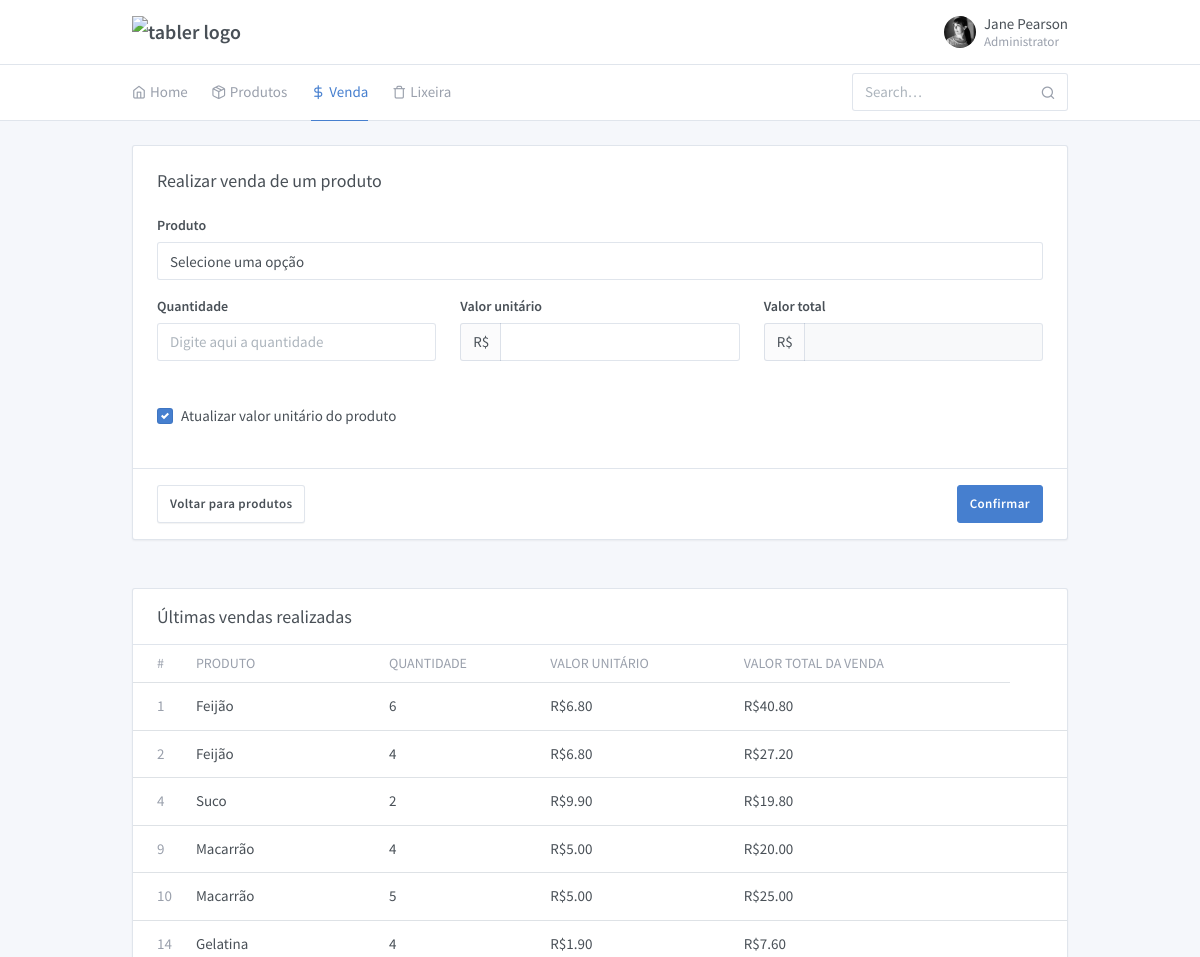
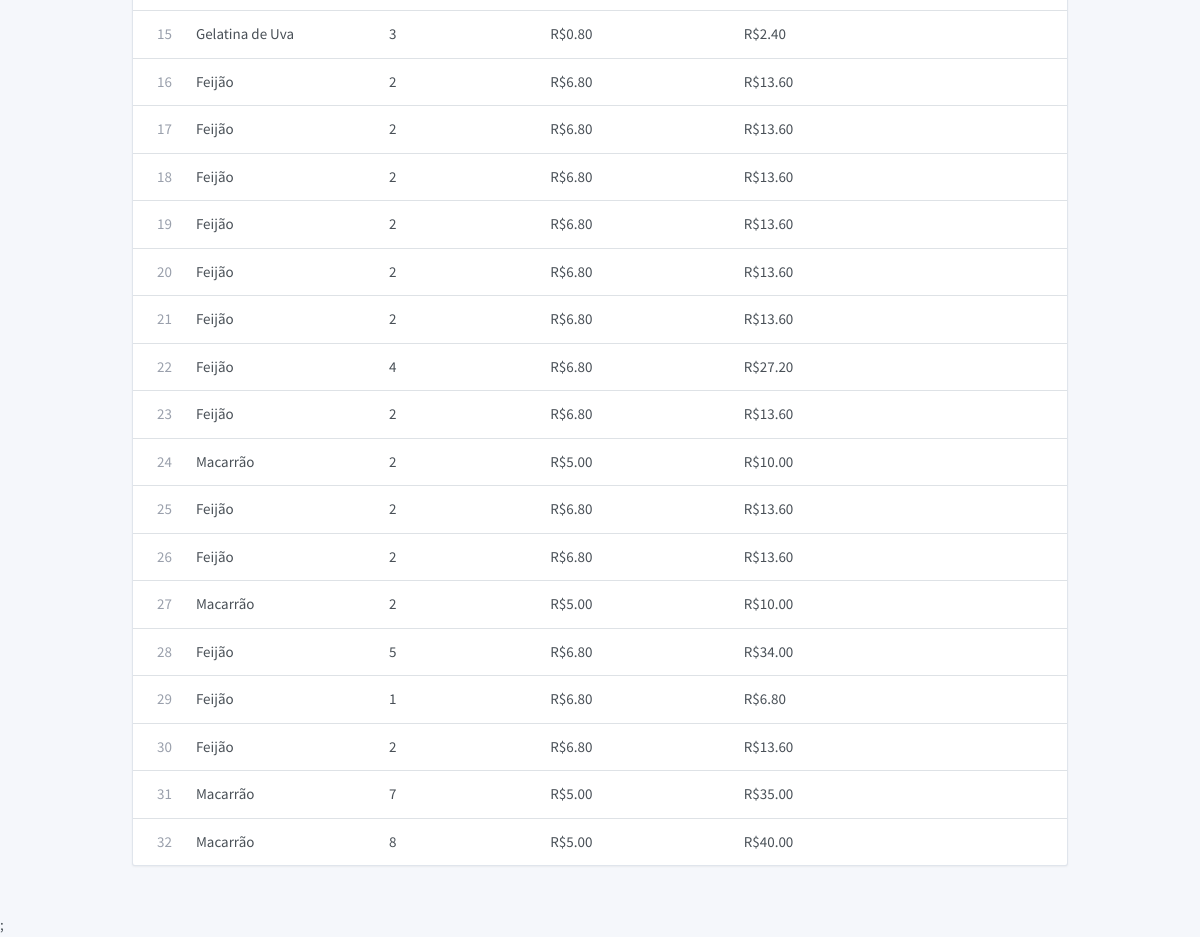
Screenshot of /projeto/form-venda.php with the database file from the repository (2 pictures, top to bottom).
### tables this page shows
CREATE TABLE `venda` (
  `ven_id` int(11) NOT NULL,
  `pro_id` int(11) NOT NULL,
  `ven_qtd` int(11) NOT NULL,
  `ven_data` timestamp NOT NULL DEFAULT current_timestamp()
);

CREATE TABLE `produto` (
  `pro_id` int(11) NOT NULL,
  `pro_desc` varchar(150) NOT NULL,
  `pro_vlrunt` decimal(10,2) NOT NULL,
  `pro_qtdestoque` int(11) NOT NULL,
  `pro_codbarras` varchar(13) NOT NULL,
  `pro_ativo` varchar(1) NOT NULL
);

### projeto/venda/Venda.php (called while the page is built, shortened)
<?php
require_once '../Conexao.php';
class Venda
{
    private $id;
    private $produto_descricao;
    private $total;
    private $quantidade;
    private $valor_unitario;
    function __construct($id = null, $produto_id = null, $quantidade = null, $valor_unitario = null)
    {
        $this->id = $this->setId($id);
        $this->quantidade = $this->setQuantidade($quantidade);
        $this->valor_unitario = $this->setValorUnitario($valor_unitario);
    }
    public function getId()
    {
        return $this->id;
    }
    private function setId($id)
    {
        $this->id = $id;
    }
    public function getDescricaoProduto()
    {
        return $this->produto_descricao;
    }
    private function setDescricaoProduto($produto_descricao)
    {
        $this->produto_descricao = $produto_descricao;
    }
    public function getValorTotal()
    {
        return $this->total;
    }
    private function setValorTotal($total)
    {
        $this->total = $total;
    }
    public function getQuantidade()
    {
        return $this->quantidade;
    }
    private function setQuantidade($quantidade)
    {
        $this->quantidade = $quantidade;
    }
    public function getValorUnitario()
    {
        return $this->valor_unitario;
    }
    private function setValorUnitario($valor_unitario)
    {
        $this->valor_unitario = $valor_unitario;
    }
    public function listAll()
    {
        $conn = new Conexao();
        $conn->setConexao();
        $conn->query("SELECT
                    v.ven_id,
                    p.pro_id,
                    p.pro_desc,
                    v.ven_qtd,
                    p.pro_vlrunt,
                    (v.ven_qtd * p.pro_vlrunt) as total
        FROM venda v
        left join produto p on
            p.pro_id = v.pro_id
        group by v.ven_id");
        $retorno = [];
        if ($conn->getQuery()) {
            foreach ($conn->getArrayResults() as $linha) {
                $venda = new Venda();
                $venda->setId($linha['ven_id']);
                $venda->setProdutoId($linha['pro_id']);
                $venda->setDescricaoProduto($linha['pro_desc']);
                $venda->setValorUnitario($linha['pro_vlrunt']);
                $venda->setQuantidade($linha['ven_qtd']);
                $venda->setValorTotal($linha['total']);
                $retorno[] = $venda;
            }
        }
        return $retorno;
    }
}

### Conexao.php (called while the page is built, shortened)
<?php
class Conexao {
  private $nome;
  private $host;
  private $usuario;
  private $senha;
  private $conexao;
  private $query;
  function __construct($sNome = 'avaliacao', $sHost = 'localhost', $sUsuario = 'root', $sSenha = '') {
    $this->nome    = $sNome;
    $this->host    = $sHost;
    $this->usuario = $sUsuario;
    $this->senha   = $sSenha;
  }
  public function setConexao() {
    if(!empty($this->host) && !empty($this->usuario)) {
      if (@$this->conexao = mysqli_connect($this->host, $this->usuario, $this->senha)) {
        mysqli_select_db($this->conexao, $this->nome);
        mysqli_query($this->conexao, 'SET character_set_connection=utf8');
        mysqli_query($this->conexao, 'SET character_set_client=utf8');
        mysqli_query($this->conexao, 'SET character_set_results=utf8');
        $nOffset = -10800;
        $this->timeZone = sprintf('Etc/GMT+%s', ($nOffset / 3600 * -1));
      } else {
        echo 'Nosso banco de dados não está respondendo à solicitação de acesso, já estamos verificando. Por favor aguarde!';
      }
    } else {
      echo 'not working';
    }
  }
  public function query($sSql, $bReturn = false) {
    if($rQry = mysqli_query($this->conexao, $sSql)) {
      if($bReturn) {
        return $rQry;
      } else {
        $this->query = $rQry;
      }
    }
  }
  public function getQuery() {
    return $this->query;
  }
  public function getArrayResults() {
    $aReturn = [];
    while ($aDados = mysqli_fetch_array($this->query, MYSQLI_ASSOC)) {
      $aReturn[] = $aDados;
    }
    return $aReturn;
  }
}

### projeto/form-venda.php (the view, shortened to what this page needs)
<?php
require_once '../projeto/venda/Venda.php';
$termobusca = isset($_GET['termobusca']) ? $_GET['termobusca']: null;
$venda = new Venda();
$vendas = is_null($termobusca)? $venda->listAll() : $venda->listAllBySearchTerm($termobusca);
?>
<!doctype html>
<html lang="en" dir="ltr">
<head>
  <link rel="stylesheet" href="https://maxcdn.bootstrapcdn.com/font-awesome/4.7.0/css/font-awesome.min.css">
  <link href="./assets/css/dashboard.css" rel="stylesheet" />
  <link href="./assets/plugins/charts-c3/plugin.css" rel="stylesheet" />
  <link href="./assets/plugins/maps-google/plugin.css" rel="stylesheet" />
</head>
<body class="">
  <div class="page">
    <div class="page-main">
      <div class="header py-4">
        <div class="container">
          <div class="d-flex">
            <a class="header-brand" href="./index.php">
              <img src="./demo/brand/tabler.svg" class="header-brand-img" alt="tabler logo">
            </a>
            <div class="d-flex order-lg-2 ml-auto">
              <div>
                <a href="#" class="nav-link pr-0 leading-none" data-toggle="dropdown">
                  <span class="avatar" style="background-image: url(./demo/faces/female/25.jpg)"></span>
                  <span class="ml-2 d-none d-lg-block">
                    <span class="text-default">Jane Pearson</span>
                    <small class="text-muted d-block mt-1">Administrator</small>
                  </span>
                </a>
              </div>
            </div>
          </div>
        </div>
      </div>
      <div class="header collapse d-lg-flex p-0" id="headerMenuCollapse">
        <div class="container">
          <div class="row align-items-center">
            <div class="col-lg-3 ml-auto">
              <form class="input-icon my-3 my-lg-0">
                <input type="search" class="form-control header-search" placeholder="Search&hellip;" tabindex="1" onblur="aplicaFiltroBusca()" id="campo_busca">
                <div class="input-icon-addon">
                </div>
              </form>
            </div>
            <div class="col-lg order-lg-first">
              <ul class="nav nav-tabs border-0 flex-column flex-lg-row">
                <li class="nav-item">
                  <a href="./index.php" class="nav-link"><i class="fe fe-home"></i> Home</a>
                </li>
                <li class="nav-item">
                  <a href="./produtos.php" class="nav-link"><i class="fe fe-package"></i> Produtos</a>
                </li>
                <li class="nav-item">
                  <a href="./form-produto.php" class="nav-link active"><i class="fe fe-dollar-sign"></i> Venda</a>
                </li>
                <li class="nav-item">
                  <a href="./produtos-excluidos.php" class="nav-link"><i class="fe fe-trash"></i> Lixeira</a>
                </li>
              </ul>
            </div>
          </div>
        </div>
      </div>
      <div class="my-3 my-md-5">
        <div class="container">
          <div class="row">
            <div class="col-lg-12">
              <form class="card" method="post" action="venda\insere.php">
                <div class="card-body">
                  <h3 class="card-title">Realizar venda de um produto</h3>
                  <div class="row">
                    <div class="col-md-12">
                      <div class="form-group">
                        <label class="form-label">Produto</label>
                        <select class="form-control custom-select" name="produto" id="produto" required>
                          <option disabled selected value> Selecione uma opção </option>
                        </select>
                      </div>
                    </div>
                    <div class="col-sm-6 col-md-4">
                      <div class="form-group">
                        <label class="form-label">Quantidade</label>
                        <input type="number" id="quantidade" name="quantidade" min=1 class="form-control qtd" placeholder="Digite aqui a quantidade" required>
                      </div>
                    </div>
                    <div class="col-sm-6 col-md-4">
                      <div class="form-group">
                        <label class="form-label">Valor unitário</label>
                        <div class="input-group">
                          <span class="input-group-prepend">
                            <span class="input-group-text">R$</span>
                          </span>
                          <input type="number" id="vlrunt" name="vlrunt" min=0.01 step=0.01 id="vlrunt" class="form-control text-right qtd" aria-label="Valor" value="" required>
                        </div>
                      </div>
                    </div>
                    <div class="col-sm-6 col-md-4">
                      <div class="form-group">
                        <label class="form-label">Valor total</label>
                        <div class="input-group">
                          <span class="input-group-prepend">
                            <span class="input-group-text">R$</span>
                          </span>
                          <input type="text" id="valortotal" name="valortotal" class="form-control text-right" aria-label="Valor" disabled="disabled" title="Este campo não pode ser alterado">
                        </div>
                      </div>
                    </div>
                    <div class="col-sm-6 col-md-12">
                      <div class="form-group">
                        <div class="form-label">&nbsp;</div>
                        <div class="custom-controls-stacked">
                          <label class="custom-control custom-checkbox">
                            <span class="custom-control-label">Atualizar valor unitário do produto</span>
                          </label>
                        </div>
                      </div>
                    </div>
                  </div>
                </div>
                <div class="card-footer text-left" style="display: flex; justify-content: space-between">
                  <div>
                    <a href="./produtos.php" class="btn btn-secondary">Voltar para produtos</a>
                  </div>
                  <div>
                    <button type="submit" class="btn btn-primary">Confirmar</button>
                  </div>
                </div>
              </form>
            </div>
          </div>
        </div>
      </div>
      <div class="my-3 my-md-5">
        <div class="container">
          <div class="row row-cards row-deck">
            <div class="col-12">
              <div class="card">
                <div class="card-header">
                  <h3 class="card-title">Últimas vendas realizadas</h3>
                </div>
                <div class="table-responsive">
                  <table class="table card-table table-vcenter text-nowrap">
                    <thead>
                      <tr>
                        <th class="w-1">#</th>
                        <th>Produto</th>
                        <th>Quantidade</th>
                        <th>Valor unitário</th>
                        <th>Valor total da venda</th>
                      </tr>
                    </thead>
                    <tbody>
                      <?php
                      foreach ($vendas as $venda) {
                        echo '<td><span class="text-muted">' . $venda->getId() . '</span></td>
                              <td>
                                ' . $venda->getDescricaoProduto() . '
                              </td>
                              <td>
                                ' . $venda->getQuantidade() . '
                              </td>
                              <td>
                                R$' . $venda->getValorUnitario() . '
                              </td>
                              <td>
                                R$' . $venda->getValorTotal() . '
                              </td>
                              <td>
                              </td>
                            </tr>';
                      }
                      ?>
                    </tbody>
                  </table>
                </div>
              </div>
            </div>
          </div>
        </div>
      </div>
    </div>
  </div>
</body>
?>;
</html>

### rows the page displays
venda: ven_id "1", pro.pro_desc "Feijão", ven_qtd "6", pro.pro_vlrunt "6.80", ValorTotal "40.80"
venda: ven_id "2", pro.pro_desc "Feijão", ven_qtd "4", pro.pro_vlrunt "6.80", ValorTotal "27.20"
venda: ven_id "4", pro.pro_desc "Suco", ven_qtd "2", pro.pro_vlrunt "9.90", ValorTotal "19.80"
venda: ven_id "9", pro.pro_desc "Macarrão", ven_qtd "4", pro.pro_vlrunt "5.00", ValorTotal "20.00"
venda: ven_id "10", pro.pro_desc "Macarrão", ven_qtd "5", pro.pro_vlrunt "5.00", ValorTotal "25.00"
venda: ven_id "14", pro.pro_desc "Gelatina", ven_qtd "4", pro.pro_vlrunt "1.90", ValorTotal "7.60"
venda: ven_id "15", pro.pro_desc "Gelatina de Uva", ven_qtd "3", pro.pro_vlrunt "0.80", ValorTotal "2.40"
venda: ven_id "16", pro.pro_desc "Feijão", ven_qtd "2", pro.pro_vlrunt "6.80", ValorTotal "13.60"
venda: ven_id "17", pro.pro_desc "Feijão", ven_qtd "2", pro.pro_vlrunt "6.80", ValorTotal "13.60"
venda: ven_id "18", pro.pro_desc "Feijão", ven_qtd "2", pro.pro_vlrunt "6.80", ValorTotal "13.60"
venda: ven_id "19", pro.pro_desc "Feijão", ven_qtd "2", pro.pro_vlrunt "6.80", ValorTotal "13.60"
venda: ven_id "20", pro.pro_desc "Feijão", ven_qtd "2", pro.pro_vlrunt "6.80", ValorTotal "13.60"
venda: ven_id "21", pro.pro_desc "Feijão", ven_qtd "2", pro.pro_vlrunt "6.80", ValorTotal "13.60"
venda: ven_id "22", pro.pro_desc "Feijão", ven_qtd "4", pro.pro_vlrunt "6.80", ValorTotal "27.20"
venda: ven_id "23", pro.pro_desc "Feijão", ven_qtd "2", pro.pro_vlrunt "6.80", ValorTotal "13.60"
venda: ven_id "24", pro.pro_desc "Macarrão", ven_qtd "2", pro.pro_vlrunt "5.00", ValorTotal "10.00"
venda: ven_id "25", pro.pro_desc "Feijão", ven_qtd "2", pro.pro_vlrunt "6.80", ValorTotal "13.60"
venda: ven_id "26", pro.pro_desc "Feijão", ven_qtd "2", pro.pro_vlrunt "6.80", ValorTotal "13.60"
venda: ven_id "27", pro.pro_desc "Macarrão", ven_qtd "2", pro.pro_vlrunt "5.00", ValorTotal "10.00"
venda: ven_id "28", pro.pro_desc "Feijão", ven_qtd "5", pro.pro_vlrunt "6.80", ValorTotal "34.00"
venda: ven_id "29", pro.pro_desc "Feijão", ven_qtd "1", pro.pro_vlrunt "6.80", ValorTotal "6.80"
venda: ven_id "30", pro.pro_desc "Feijão", ven_qtd "2", pro.pro_vlrunt "6.80", ValorTotal "13.60"
venda: ven_id "31", pro.pro_desc "Macarrão", ven_qtd "7", pro.pro_vlrunt "5.00", ValorTotal "35.00"
venda: ven_id "32", pro.pro_desc "Macarrão", ven_qtd "8", pro.pro_vlrunt "5.00", ValorTotal "40.00"
